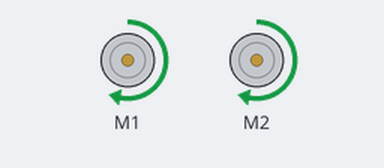
Bench run of a sketch on a simulated Arduino Uno, built with avr-gcc and run on an emulated ATmega328P. Parts: 2 × DC motor (green arrow = forward, orange = backward, longer = faster).

Above: at 0.1 s.
Timing chart, 0 to 1.6 s (numbered marks = the images above):
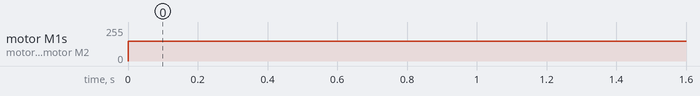

Measured:
- by itself, motor M1, motor M2: stopped → forward 150/255 at 0.00 s

The sketch:

motor_control.ino
```cpp
#include <Wire.h>
#include <Adafruit_MotorShield.h>
#include "utility/Adafruit_MS_PWMServoDriver.h"

Adafruit_MotorShield AFMS = Adafruit_MotorShield();
Adafruit_DCMotor *myMotor = AFMS.getMotor(1);
Adafruit_DCMotor *myMotor2 = AFMS.getMotor(2);

void setup() {
  AFMS.begin();
  Serial.begin(9600);
  myMotor->setSpeed(150);
  myMotor2->setSpeed(150);
}

void loop() {
  myMotor->run(FORWARD);
  myMotor2->run(FORWARD);
  char cmd = Serial.read();
  if(cmd == 's'){
    myMotor->run(FORWARD);
    myMotor2->run(FORWARD);
    delay(5000);
    myMotor->setSpeed(0);
    myMotor2->setSpeed(0);
  }

}

void right() {
  myMotor->run(FORWARD);
  myMotor2->run(BACKWARD);
}

void left() {
  myMotor2->run(FORWARD);
  myMotor->run(BACKWARD);
}
```
